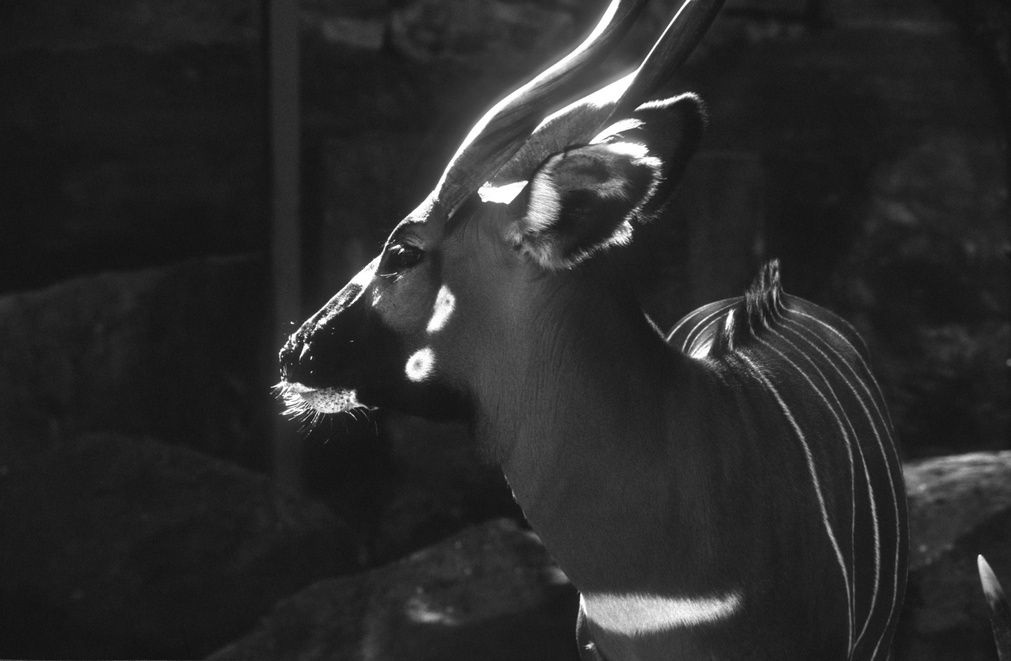
#> input picture bmp/deer.bmp, 1011 x 661 px, found by its file name
$ python mytest.py
#> lines starting #> are read from the running program, lines starting #| are printed output that depends on the picture
from PIL import Image
import scipy.fftpack as fft
import numpy as np

F = 16
d = 1

def dct2(A):
    return fft.dct(fft.dct(A, axis=0, norm='ortho'), axis=1, norm='ortho')

def idct2(A):
    return fft.idct(fft.idct(A, axis=0, norm='ortho'), axis=1, norm='ortho')

input_image = Image.open("bmp/deer.bmp").convert('L')

pixel_map = np.array(input_image)

len1 = pixel_map.shape[0] - (pixel_map.shape[0] % F)
#> len1 = 656
len2 = pixel_map.shape[1] - (pixel_map.shape[1] % F)
#> len2 = 1008


block_len1 = len1 // F
#> block_len1 = 41
block_len2 = len2 // F
#> block_len2 = 63
blocks = [[[[0 for i in range(0, F)] for j in range(0, F)] for k in range(0, block_len2)] for l in range(0, block_len1)]
i = 0
for x in range(0, len1, F):
    j = 0
    for y in range(0, len2, F):
        blocks[i][j] = pixel_map[x:x+F, y:y+F]
        j += 1
    i += 1
#> after the loop, blocks = 41 items; i = 41

for i in range(len(blocks)):
    for j in range(len(blocks[i])):
        blocks[i][j] = dct2(blocks[i][j])
#> this loop made 41 passes

for block in blocks:
    for i in range(F):
        for j in range(F):
            if i + j >= d:
                block[i][j] = 0

for i in range(len(blocks)):
    for j in range(len(blocks[i])):
        blocks[i][j] = idct2(blocks[i][j])

for i in range(len(blocks)):
    for j in range(len(blocks[i])):
        for k in range(F):
            for l in range(F):
                blocks[i][j][k][l] = int(blocks[i][j][k][l])
                blocks[i][j][k][l] = np.clip(blocks[i][j][k][l], 0, 255)

reassembled = np.empty((len1, len2), dtype=np.uint8)

for i in range(0, len(blocks)):
    for j in range(0, len(blocks[i])):
        reassembled[i * F : (i + 1) * F, j * F : (j + 1) * F] = blocks[i][j]
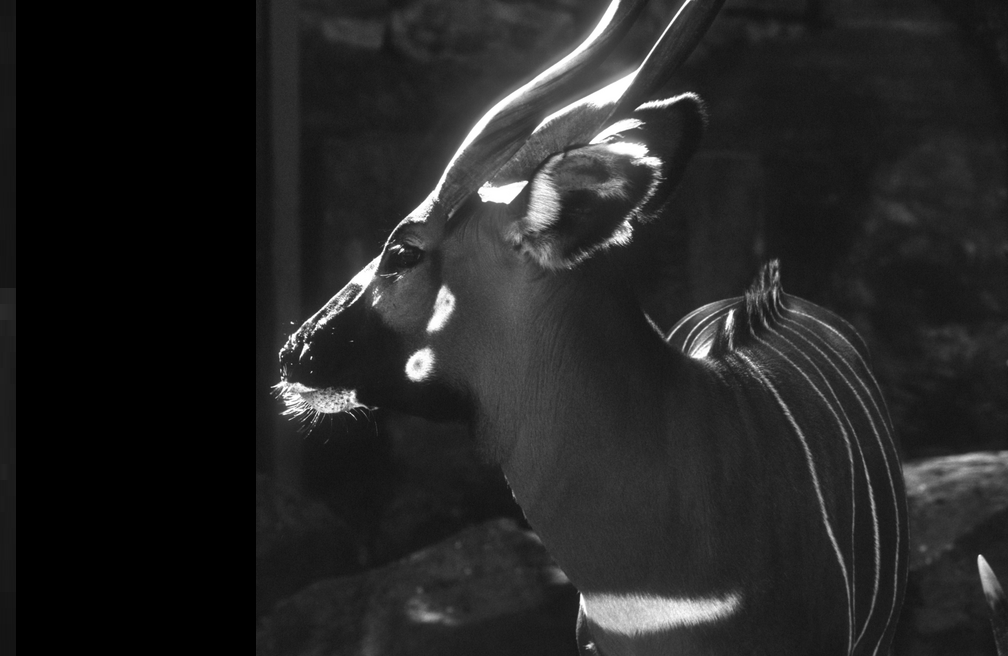
#> reassembled: shape (656, 1008); min 0, max 255, mean 36.8

output_image = Image.fromarray(reassembled)
output_image = output_image.convert("L")

output_image.save("bmp/deer_dct.jpg")

# [49 lines left out: function convert2, not called in this run]
